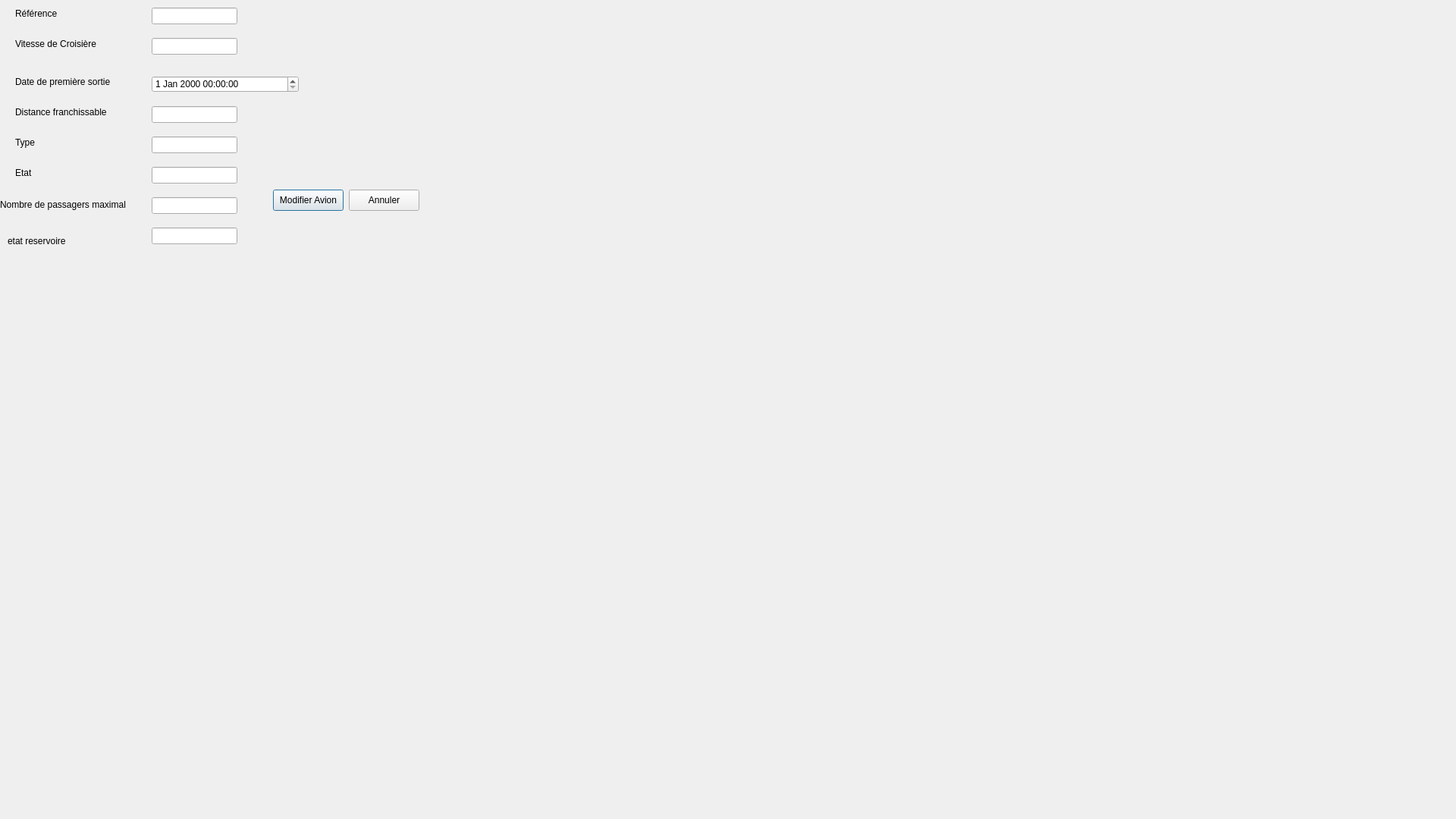
<?xml version="1.0" encoding="UTF-8"?>
<ui version="4.0">
 <class>ModifierAvion</class>
 <widget class="QDialog" name="ModifierAvion">
  <property name="geometry">
   <rect>
    <x>0</x>
    <y>0</y>
    <width>1920</width>
    <height>1080</height>
   </rect>
  </property>
  <property name="windowTitle">
   <string>Dialog</string>
  </property>
  <property name="styleSheet">
   <string notr="true"/>
  </property>
  <widget class="QLabel" name="label_7">
   <property name="geometry">
    <rect>
     <x>20</x>
     <y>220</y>
     <width>55</width>
     <height>16</height>
    </rect>
   </property>
   <property name="text">
    <string>Etat</string>
   </property>
  </widget>
  <widget class="QLineEdit" name="etat_res">
   <property name="geometry">
    <rect>
     <x>200</x>
     <y>300</y>
     <width>113</width>
     <height>22</height>
    </rect>
   </property>
  </widget>
  <widget class="QLabel" name="label_3">
   <property name="geometry">
    <rect>
     <x>20</x>
     <y>50</y>
     <width>121</width>
     <height>16</height>
    </rect>
   </property>
   <property name="text">
    <string>Vitesse de Croisière</string>
   </property>
  </widget>
  <widget class="QLineEdit" name="distance">
   <property name="geometry">
    <rect>
     <x>200</x>
     <y>140</y>
     <width>113</width>
     <height>22</height>
    </rect>
   </property>
  </widget>
  <widget class="QLabel" name="label_5">
   <property name="geometry">
    <rect>
     <x>20</x>
     <y>140</y>
     <width>131</width>
     <height>16</height>
    </rect>
   </property>
   <property name="text">
    <string>Distance franchissable</string>
   </property>
  </widget>
  <widget class="QPushButton" name="pushButton">
   <property name="geometry">
    <rect>
     <x>360</x>
     <y>250</y>
     <width>93</width>
     <height>28</height>
    </rect>
   </property>
   <property name="text">
    <string>Modifier Avion</string>
   </property>
  </widget>
  <widget class="QLineEdit" name="vitesse">
   <property name="geometry">
    <rect>
     <x>200</x>
     <y>50</y>
     <width>113</width>
     <height>22</height>
    </rect>
   </property>
  </widget>
  <widget class="QLabel" name="label_2">
   <property name="geometry">
    <rect>
     <x>10</x>
     <y>310</y>
     <width>181</width>
     <height>16</height>
    </rect>
   </property>
   <property name="text">
    <string>etat reservoire</string>
   </property>
  </widget>
  <widget class="QLineEdit" name="nbr_pass">
   <property name="geometry">
    <rect>
     <x>200</x>
     <y>260</y>
     <width>113</width>
     <height>22</height>
    </rect>
   </property>
  </widget>
  <widget class="QLineEdit" name="type">
   <property name="geometry">
    <rect>
     <x>200</x>
     <y>180</y>
     <width>113</width>
     <height>22</height>
    </rect>
   </property>
  </widget>
  <widget class="QLabel" name="label">
   <property name="geometry">
    <rect>
     <x>20</x>
     <y>10</y>
     <width>61</width>
     <height>16</height>
    </rect>
   </property>
   <property name="text">
    <string>Référence</string>
   </property>
  </widget>
  <widget class="QPushButton" name="pushButton_2">
   <property name="geometry">
    <rect>
     <x>460</x>
     <y>250</y>
     <width>93</width>
     <height>28</height>
    </rect>
   </property>
   <property name="text">
    <string>Annuler</string>
   </property>
  </widget>
  <widget class="QLineEdit" name="ref">
   <property name="geometry">
    <rect>
     <x>200</x>
     <y>10</y>
     <width>113</width>
     <height>22</height>
    </rect>
   </property>
  </widget>
  <widget class="QLineEdit" name="etat">
   <property name="geometry">
    <rect>
     <x>200</x>
     <y>220</y>
     <width>113</width>
     <height>22</height>
    </rect>
   </property>
  </widget>
  <widget class="QLabel" name="label_6">
   <property name="geometry">
    <rect>
     <x>20</x>
     <y>180</y>
     <width>55</width>
     <height>16</height>
    </rect>
   </property>
   <property name="text">
    <string>Type</string>
   </property>
  </widget>
  <widget class="QLabel" name="label_8">
   <property name="geometry">
    <rect>
     <x>0</x>
     <y>260</y>
     <width>201</width>
     <height>20</height>
    </rect>
   </property>
   <property name="text">
    <string>Nombre de passagers maximal</string>
   </property>
  </widget>
  <widget class="QDateTimeEdit" name="date">
   <property name="geometry">
    <rect>
     <x>200</x>
     <y>100</y>
     <width>194</width>
     <height>22</height>
    </rect>
   </property>
  </widget>
  <widget class="QLabel" name="label_4">
   <property name="geometry">
    <rect>
     <x>20</x>
     <y>100</y>
     <width>141</width>
     <height>16</height>
    </rect>
   </property>
   <property name="text">
    <string>Date de première sortie</string>
   </property>
  </widget>
  <widget class="QLabel" name="label_9">
   <property name="geometry">
    <rect>
     <x>0</x>
     <y>0</y>
     <width>1920</width>
     <height>1080</height>
    </rect>
   </property>
   <property name="text">
    <string/>
   </property>
   <property name="pixmap">
    <pixmap resource="resource.qrc">:/Downloads/74217842_1026617407684361_1400118106809958400_n.png</pixmap>
   </property>
  </widget>
  <zorder>label_9</zorder>
  <zorder>label_7</zorder>
  <zorder>etat_res</zorder>
  <zorder>label_3</zorder>
  <zorder>distance</zorder>
  <zorder>label_5</zorder>
  <zorder>pushButton</zorder>
  <zorder>vitesse</zorder>
  <zorder>label_2</zorder>
  <zorder>nbr_pass</zorder>
  <zorder>type</zorder>
  <zorder>label</zorder>
  <zorder>pushButton_2</zorder>
  <zorder>ref</zorder>
  <zorder>etat</zorder>
  <zorder>label_6</zorder>
  <zorder>label_8</zorder>
  <zorder>date</zorder>
  <zorder>label_4</zorder>
 </widget>
 <resources>
  <include location="resource.qrc"/>
 </resources>
 <connections/>
</ui>
